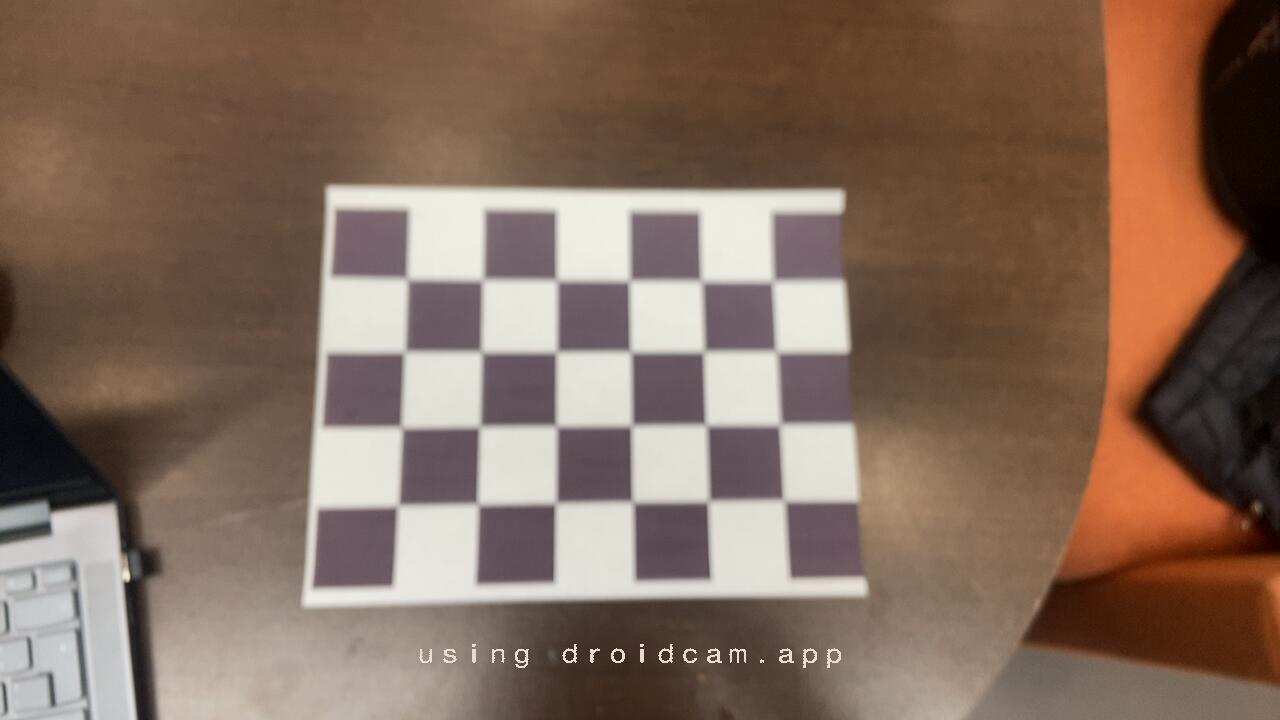
#> input picture Python/chess/chess-10.jpg, 1280 x 720 px
$ python -i camara_1.py   (imports and definitions only)
#> lines starting #> are read from the running program, lines starting #| are printed output that depends on the picture; after the words box and inside, x2 and y2 are one past the last pixel; in counts of white or black regions, pixels touching at a corner belong together
#> further down, picture is the input picture: shape (720, 1280, 3); mean B, G, R 91.9, 107.1, 131.3
import sys
import os
import cv2
import numpy as np

sys.path.append(os.path.join(os.path.dirname(__file__), '../../..'))
from xarm.wrapper import XArmAPI

# ── Configuración ─────────────────────────────────────────────
robot_ip  = "172.23.254.167"
cam_url   = 'http://10.50.88.149:4747/video'
speed     = 30
mvacc     = 200
z_trabajo = 150  # mm — altura final sobre la pieza

# Intrínsecos reales de la calibración
fx, fy         = 1078.65, 1077.06
cx_img, cy_img = 626.20, 253.81
h_cam          = 300.0  # distancia cámara → plano de trabajo (mm)
cy_horiz       = -392.4 # cy del horizonte (calculado con tilt=31°)

# Distorsión (de tu calibración)
dist = np.array([[ 7.31329515e-02,  8.23424300e-01, -1.44209467e-02,
                  -2.29809355e-03, -3.89945277e+00]])

# Transformación cámara fija → base robot
# Confirmado con setup físico:
#   +Xc (derecha imagen) → +Y robot
#   +Yc (abajo imagen)   → -Z robot
#   +Zc (profundidad)    → -X robot
R = np.array([[ 0,  0, -1],   # X_robot = -Zc
              [ 1,  0,  0],   # Y_robot = +Xc
              [ 0, -1,  0],   # Z_robot = -Yc
              ], dtype=float)
t = np.array([460.0 +132, 320.0-161, 250.0])  # mm: posición cámara en base robot

T_BASE_CAM = np.eye(4)
T_BASE_CAM[:3, :3] = R
T_BASE_CAM[:3,  3] = t
# ──────────────────────────────────────────────────────────────

def det_cuadrado(frame):

    gray    = cv2.cvtColor(frame, cv2.COLOR_BGR2GRAY)
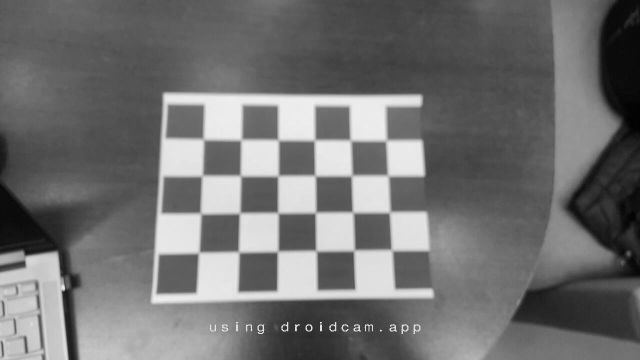
#> gray: shape (720, 1280) (shown at 1/2 size); min 1, max 251, mean 112.6
    blurred = cv2.GaussianBlur(gray, (5, 5), 0)
    edges   = cv2.Canny(blurred, 50, 150)
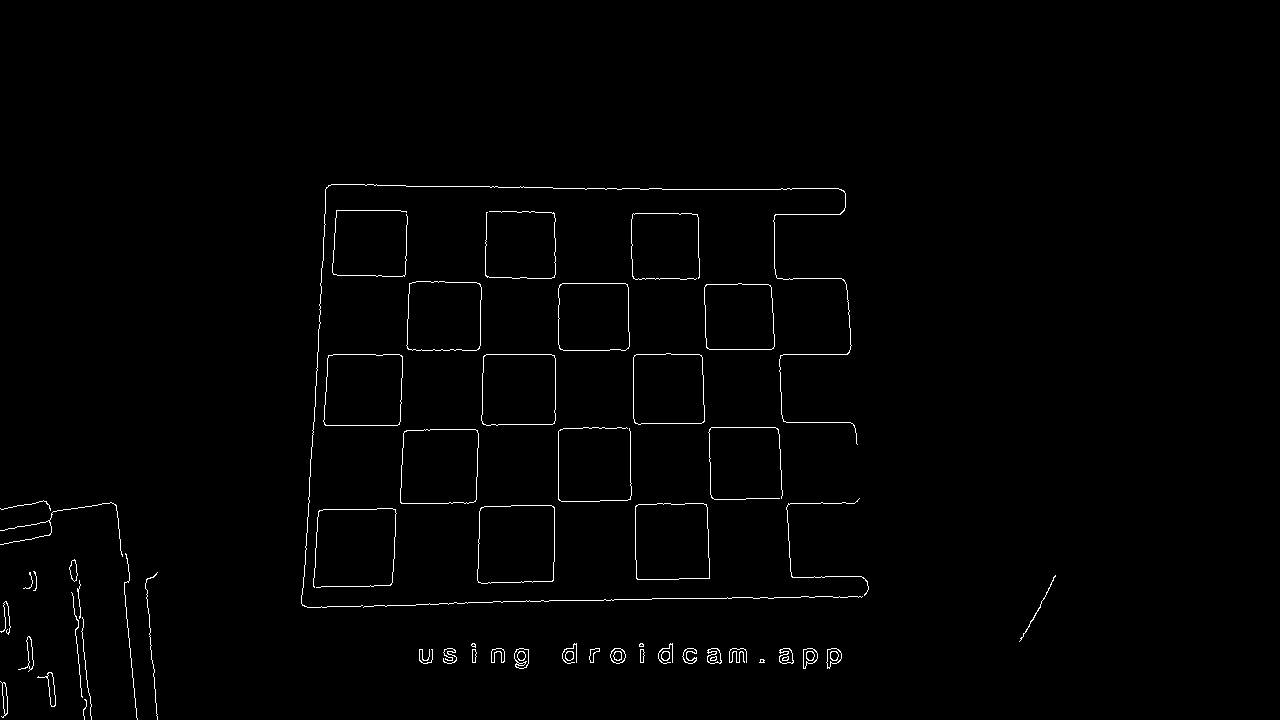
#> edges: shape (720, 1280); 1% white in thin lines or dots, all inside (x1, y1, x2, y2) = (0, 184, 1056, 720)

    contornos, _ = cv2.findContours(edges, cv2.RETR_EXTERNAL, cv2.CHAIN_APPROX_SIMPLE)
#> contornos = 55 contours, 28 with area under 20; largest, box (x1, y1, x2, y2) and area: (477, 505, 555, 584) 5744, (400, 429, 479, 504) 5519, (635, 503, 710, 580) 5448, (323, 354, 403, 426) 5335, (481, 354, 556, 426) 5087
    mejor = None
    mayor_area = 0

    for contorno in contornos:
        area = cv2.contourArea(contorno)
        if area < 1000:
            continue

        perimetro = cv2.arcLength(contorno, True)
        approx    = cv2.approxPolyDP(contorno, 0.04 * perimetro, True)
        x, y, w, h = cv2.boundingRect(approx)

        figura = ""
        color  = (0, 255, 0)
        num_vertices = len(approx)

        if num_vertices == 4:
            aspect_ratio = float(w) / h
            figura = "Cuadrado" if 0.85 <= aspect_ratio <= 1.15 else "Rectangulo"
            color  = (0, 0, 255)


        if figura and area > mayor_area:
            mayor_area = area
            mejor = {
                "figura":   figura,
                "cx":       x + w // 2,
                "cy":       y + h // 2,   # ← fix: era w // 2
                "contorno": approx,
                "color": color
            }
#> this loop made 55 passes
#> (area, perimetro, approx, x, y, w, h, aspect_ratio) on pass 38: (5744, 305.1, [[481, 507], [478, 582], [552, 581], [554, 507]], 478, 507, 77, 76, 1.01)
#> after the loop, mayor_area = 5744
    return mejor

# [93 lines left out: functions det_triangulo, det_circulo, pixel_a_robot, not called in this run]


# ── Conectar robot ────────────────────────────────────────────
# [1 line that did not run here, left out]
# [6 lines not run here, left out]

SECUENCIA = [det_triangulo, det_cuadrado, det_circulo]
NOMBRES   = ["Triangulo",   "Cuadrado",   "Circulo"]
modo_auto           = True
idx_secuencia       = 0
frames_confirmacion = 0
FRAMES_REQUERIDOS   = 5

# [50 lines not run here, left out]

>>> import cv2
>>> picture = cv2.imread('chess/chess-10.jpg')
>>> result = det_cuadrado(picture)
#> result = {'figura': 'Cuadrado', 'cx': 516, 'cy': 545, 'contorno': [[481, 507], [478, 582], [552, 581], [554, 507]], 'color': (0, 0, 255)}

$ run again, on Python/chess/chess-11.jpg
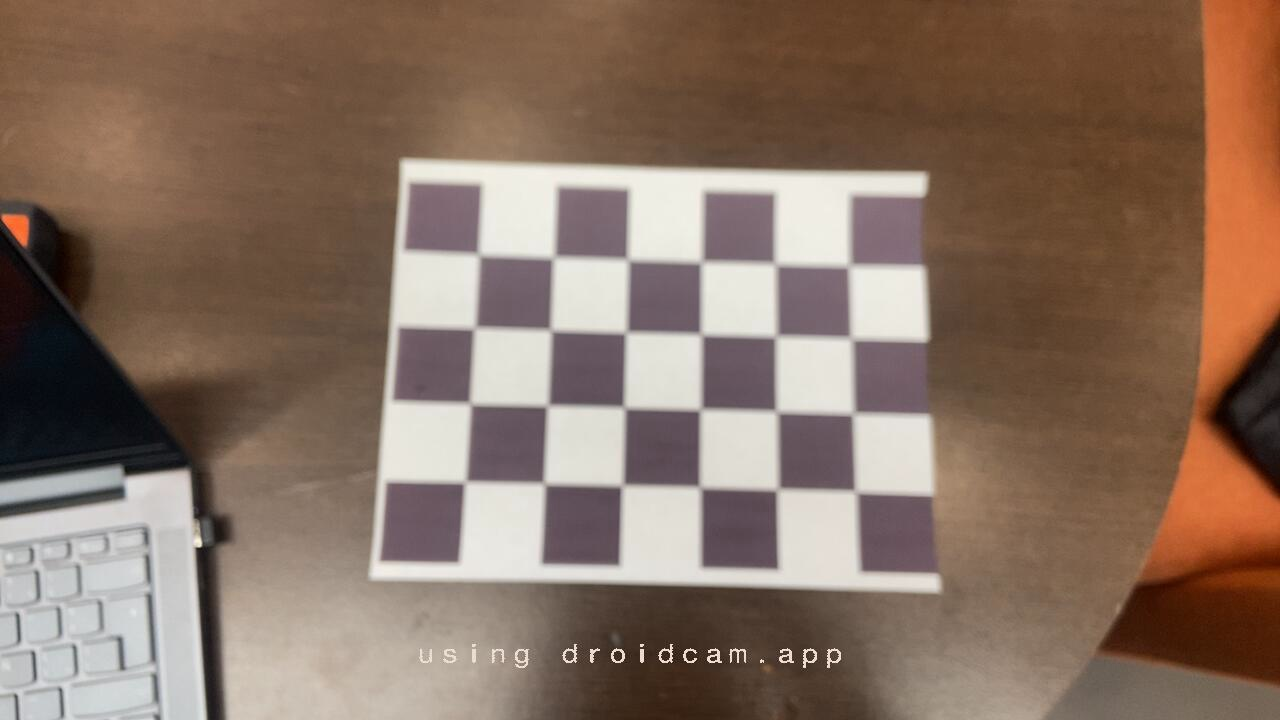
#> input picture Python/chess/chess-11.jpg, 1280 x 720 px
#> picture is the input picture: shape (720, 1280, 3); mean B, G, R 98, 112.7, 135.6
#> in det_cuadrado, `gray    = cv2.cvtColor(frame, cv2.COLOR_BGR2GRAY)`:
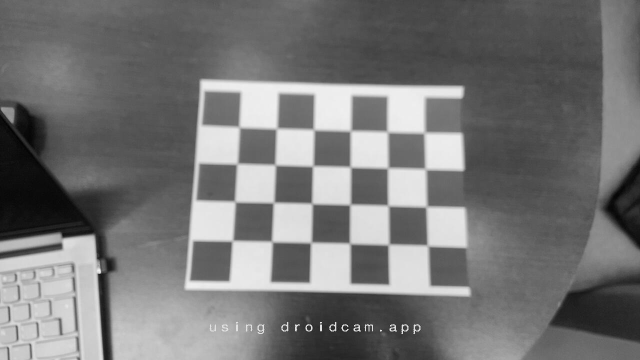
#> gray: shape (720, 1280) (shown at 1/2 size); min 0, max 250, mean 117.9
#> in det_cuadrado, `edges   = cv2.Canny(blurred, 50, 150)`:
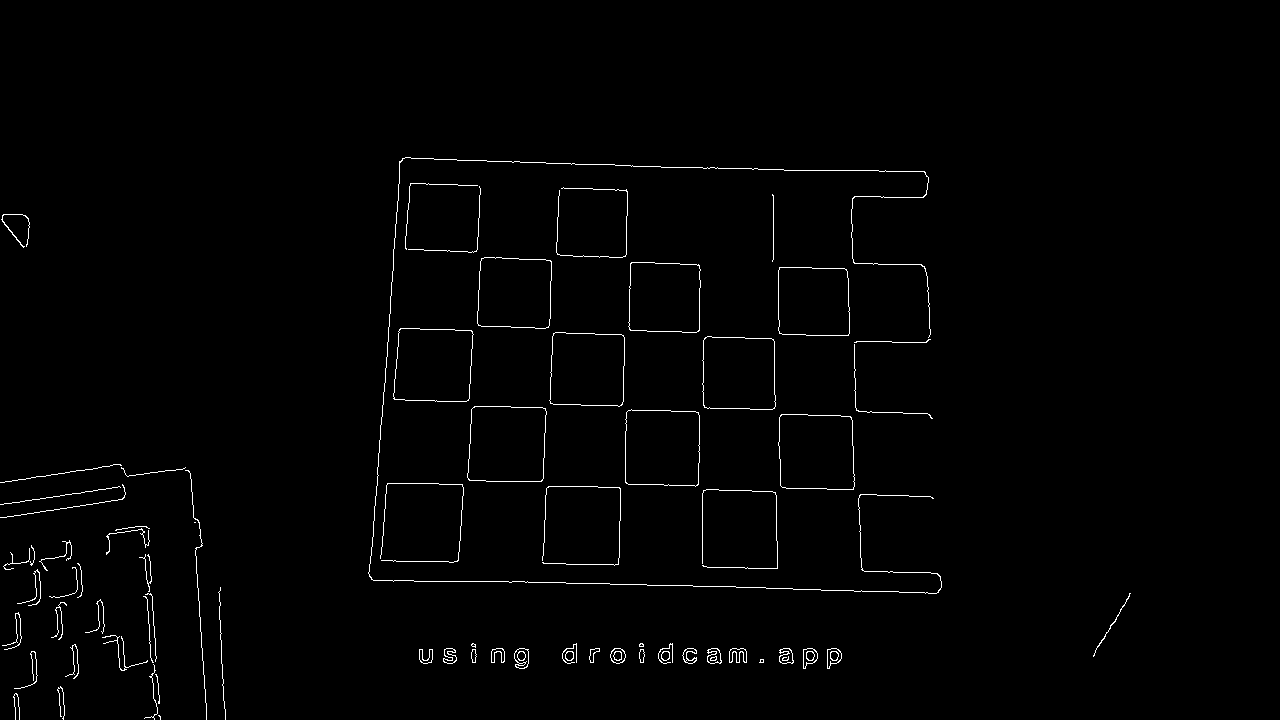
#> edges: shape (720, 1280); 1.1% white in thin lines or dots, all inside (x1, y1, x2, y2) = (0, 157, 1131, 720)
#> contornos = 71 contours, 43 with area under 20; largest, box (x1, y1, x2, y2) and area: (467, 406, 547, 482) 5542, (625, 409, 700, 487) 5430, (778, 414, 855, 490) 5386, (393, 328, 474, 402) 5324, (549, 332, 625, 407) 5166
#> the loop in det_cuadrado, `for contorno in contornos:` made 71 passes
#> (area, perimetro, approx, x, y, w, h, aspect_ratio) on passes 55 to 57: (5386, 294.3, [[781, 414], [780, 485], [853, 489], [851, 417]], 780, 414, 74, 76, 0.974), (5429.5, 297.4, [[628, 410], [625, 482], [697, 485], [698, 412]], 625, 410, 74, 76, 0.974), (5542, 297.5, [[474, 406], [468, 479], [541, 481], [545, 408]], 468, 406, 78, 76, 1.03)
#> after the loop in det_cuadrado, `for contorno in contornos:`: mayor_area = 5542
#> result = {'figura': 'Cuadrado', 'cx': 507, 'cy': 444, 'contorno': [[474, 406], [468, 479], [541, 481], [545, 408]], 'color': (0, 0, 255)}

$ run again, on Python/chess/chess-12.jpg
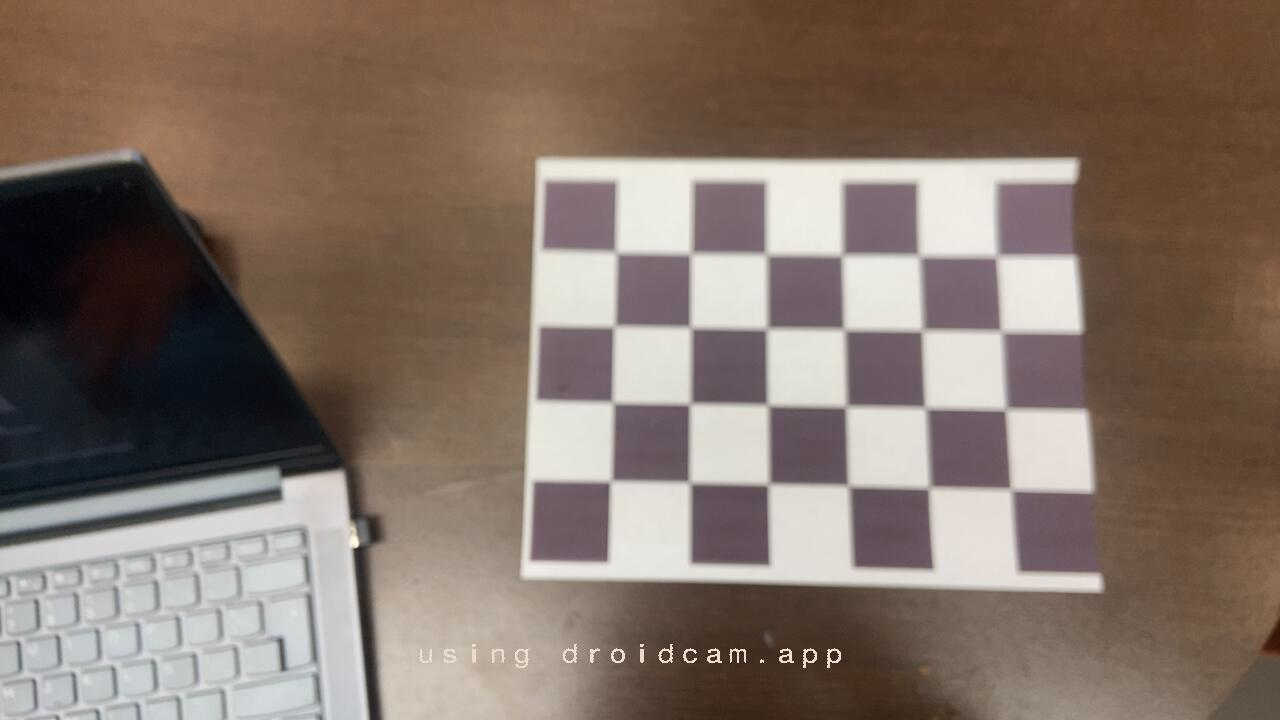
#> input picture Python/chess/chess-12.jpg, 1280 x 720 px
#> picture is the input picture: shape (720, 1280, 3); mean B, G, R 103.1, 113.8, 130.2
#> in det_cuadrado, `gray    = cv2.cvtColor(frame, cv2.COLOR_BGR2GRAY)`:
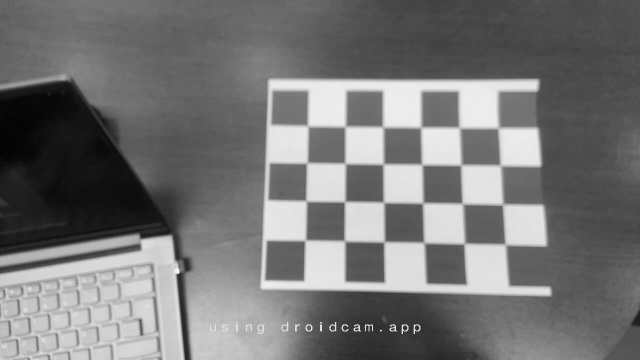
#> gray: shape (720, 1280) (shown at 1/2 size); min 1, max 250, mean 117.5
#> in det_cuadrado, `edges   = cv2.Canny(blurred, 50, 150)`:
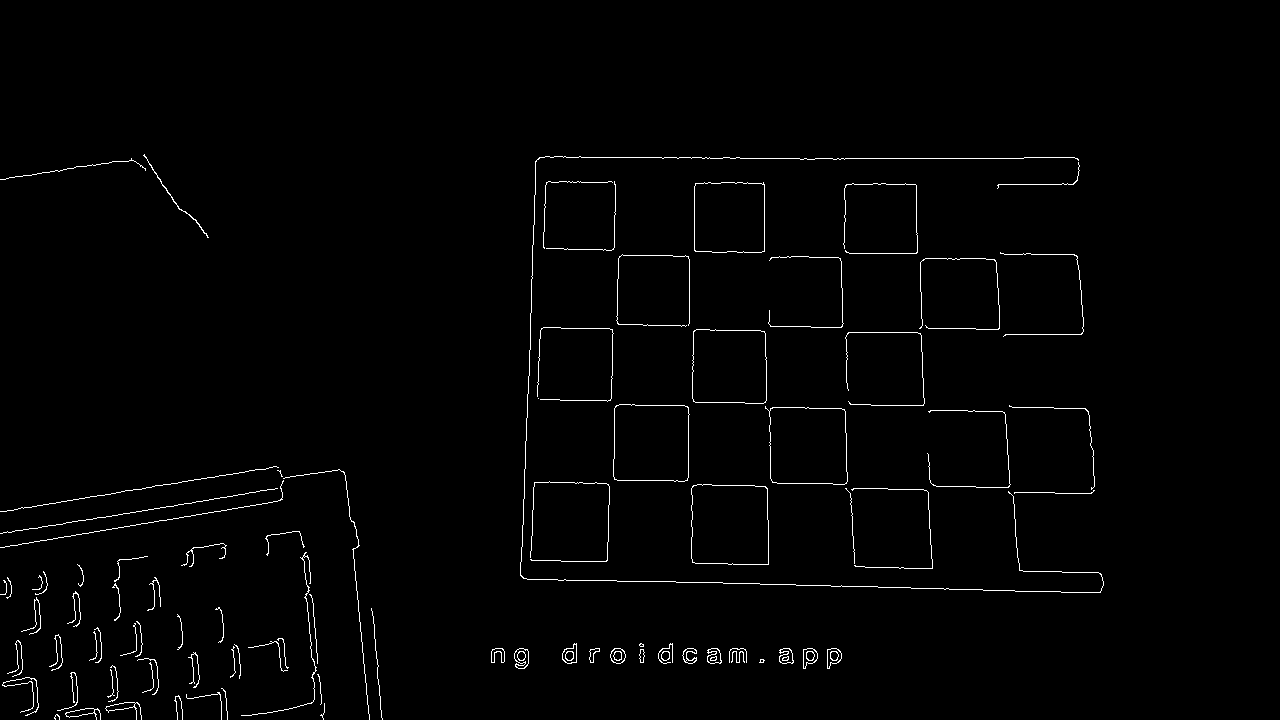
#> edges: shape (720, 1280); 1.3% white in thin lines or dots, all inside (x1, y1, x2, y2) = (0, 154, 1104, 720)
#> contornos = 89 contours, 68 with area under 20; largest, box (x1, y1, x2, y2) and area: (691, 484, 769, 565) 5972, (765, 406, 848, 485) 5732, (613, 404, 690, 482) 5581, (692, 329, 767, 404) 5287, (694, 182, 765, 253) 4820
#> the loop in det_cuadrado, `for contorno in contornos:` made 89 passes
#> (area, perimetro, x, y, w, h, aspect_ratio, mayor_area) on pass 64: (5971.5, 311.7, 692, 485, 77, 80, 0.963, 5971.5)
#> after the loop in det_cuadrado, `for contorno in contornos:`: mayor_area = 5971.5
#> result = {'figura': 'Cuadrado', 'cx': 730, 'cy': 525, 'contorno': [[693, 485], [692, 562], [768, 564], [767, 488]], 'color': (0, 0, 255)}
